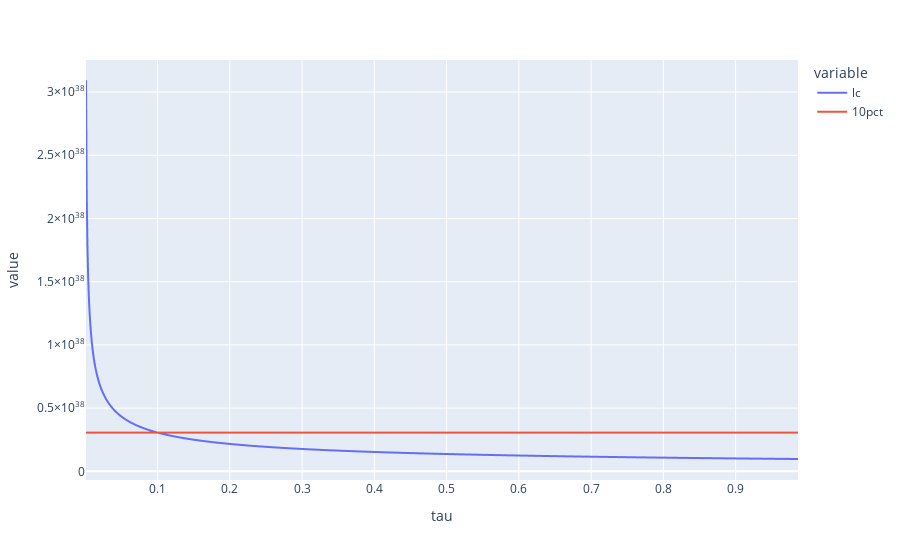

Source (notebook cell):
### Code cell
px.line(pd.DataFrame({'tau':tau, 'lc':lc_GBM, '10pct':np.ones(1000)*GBM_F[0]}), x='tau', y=['lc', '10pct'])

### Figure 1 — Plotly figure (JSON) as saved in the notebook; plotly's stock layout.template omitted (floating-point values rounded to 4 significant figures; data arrays with more than 128 entries replaced by an {"elided": "..."} marker saying what was removed)
{"data": [{"hovertemplate": "variable=lc<br>tau=%{x}<br>value=%{y}<extra></extra>", "legendgroup": "lc", "line": {"color": "#636efa", "dash": "solid"}, "marker": {"symbol": "circle"}, "mode": "lines", "name": "lc", "showlegend": true, "type": "scattergl", "x": {"elided": "1000 float values"}, "xaxis": "x", "y": {"elided": "1000 float values"}, "yaxis": "y"}, {"hovertemplate": "variable=10pct<br>tau=%{x}<br>value=%{y}<extra></extra>", "legendgroup": "10pct", "line": {"color": "#EF553B", "dash": "solid"}, "marker": {"symbol": "circle"}, "mode": "lines", "name": "10pct", "showlegend": true, "type": "scattergl", "x": {"elided": "1000 float values"}, "xaxis": "x", "y": {"elided": "1000 float values"}, "yaxis": "y"}], "layout": {"legend": {"title": {"text": "variable"}, "tracegroupgap": 0}, "margin": {"t": 60}, "xaxis": {"anchor": "y", "domain": [0, 1], "title": {"text": "tau"}}, "yaxis": {"anchor": "x", "domain": [0, 1], "title": {"text": "value"}}}}
